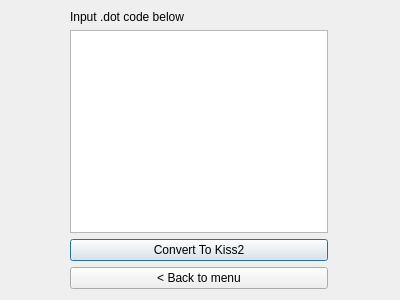
<?xml version="1.0" encoding="UTF-8"?>
<ui version="4.0">
 <class>Dot2Kiss</class>
 <widget class="QDialog" name="Dot2Kiss">
  <property name="geometry">
   <rect>
    <x>0</x>
    <y>0</y>
    <width>400</width>
    <height>300</height>
   </rect>
  </property>
  <property name="windowTitle">
   <string>Dialog</string>
  </property>
  <widget class="QWidget" name="">
   <property name="geometry">
    <rect>
     <x>70</x>
     <y>10</y>
     <width>258</width>
     <height>279</height>
    </rect>
   </property>
   <layout class="QVBoxLayout" name="verticalLayout">
    <item>
     <widget class="QLabel" name="label">
      <property name="text">
       <string>Input .dot code below</string>
      </property>
     </widget>
    </item>
    <item>
     <widget class="QPlainTextEdit" name="plainTextEdit"/>
    </item>
    <item>
     <widget class="QPushButton" name="pushButton">
      <property name="text">
       <string>Convert To Kiss2</string>
      </property>
     </widget>
    </item>
    <item>
     <widget class="QPushButton" name="pushButton_2">
      <property name="text">
       <string>&lt; Back to menu</string>
      </property>
     </widget>
    </item>
   </layout>
  </widget>
 </widget>
 <resources/>
 <connections/>
</ui>
